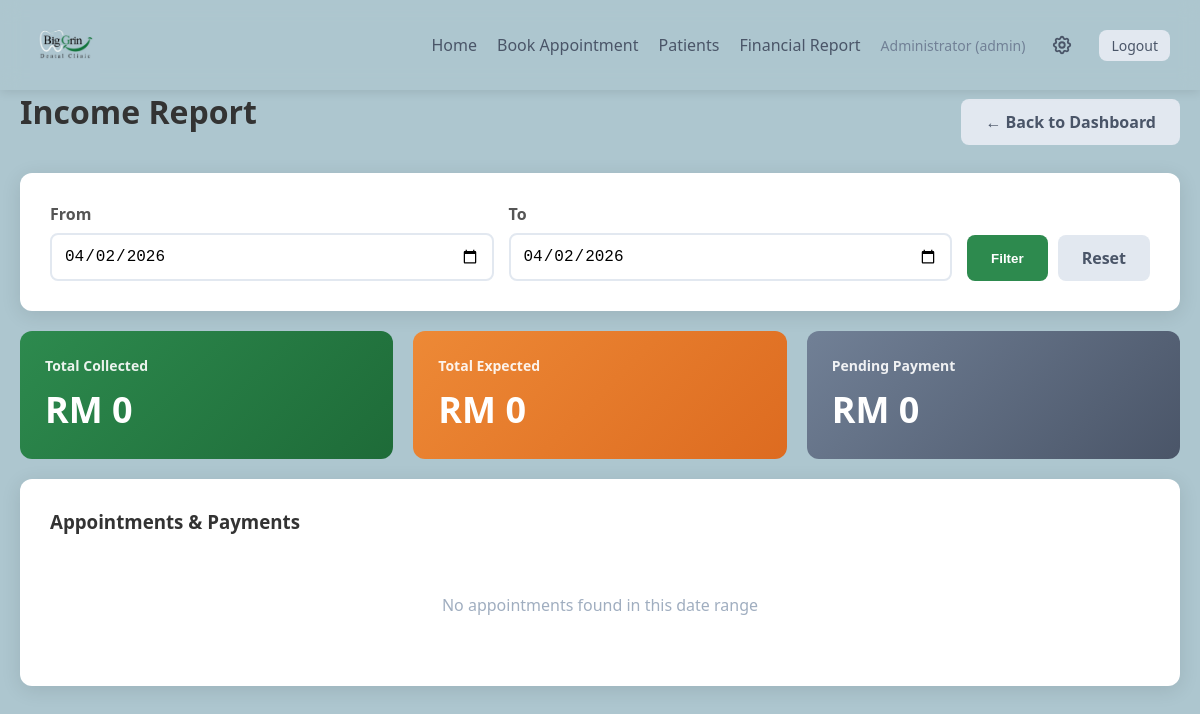
/admin/income (signed in), run on an earlier commit of the app's database.
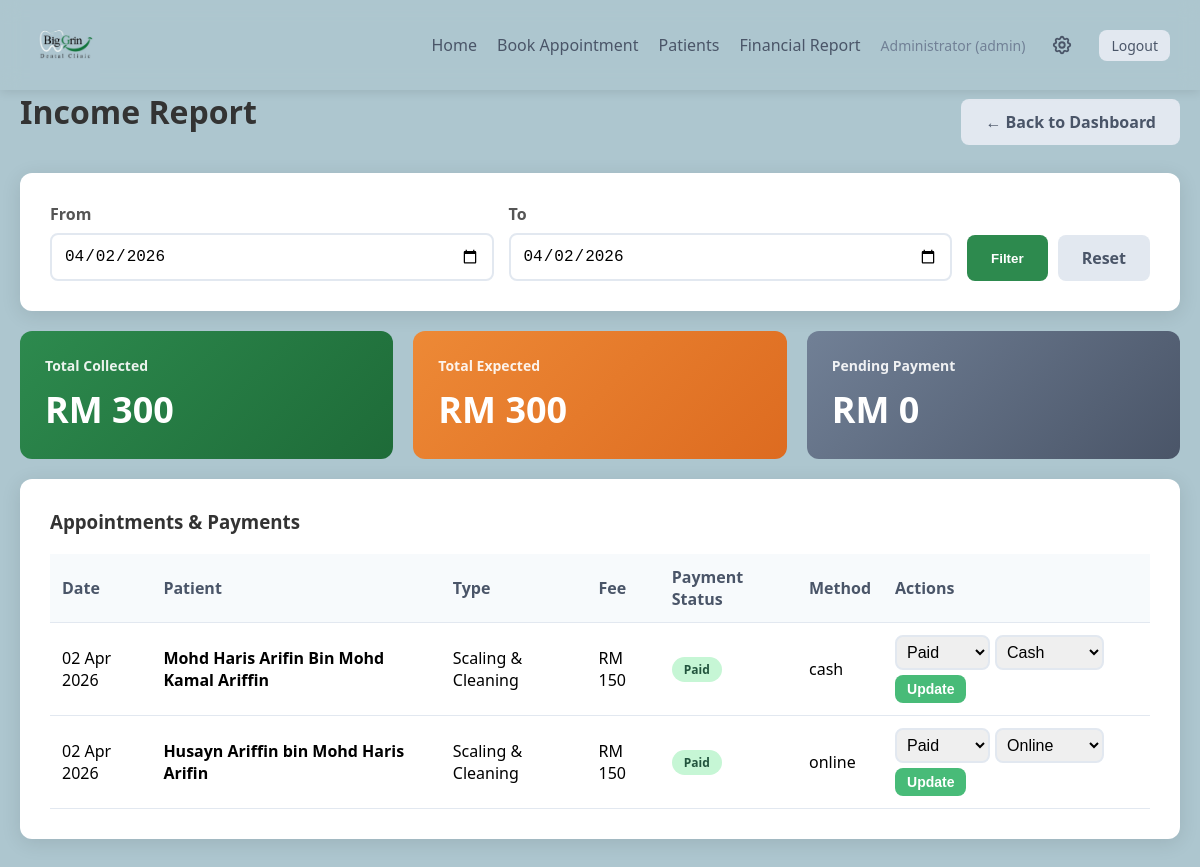
And on a later commit of the database.
### app.py (models this page shows)
class Appointment(db.Model):
    id = db.Column(db.Integer, primary_key=True)
    patient_id = db.Column(db.Integer, db.ForeignKey('patient.id'), nullable=False)
    appointment_date = db.Column(db.Date, nullable=False)
    start_time = db.Column(db.Time, nullable=False)
    end_time = db.Column(db.Time, nullable=False)
    appointment_type = db.Column(db.String(50), nullable=False)
    status = db.Column(db.String(20), default='scheduled')  # 'scheduled', 'completed', 'cancelled'
    notes = db.Column(db.Text, nullable=True)
    fee = db.Column(db.Integer, nullable=True)  # Fee in RM
    payment_status = db.Column(db.String(20), default='pending')  # 'pending', 'paid', 'refunded'
    payment_method = db.Column(db.String(50), nullable=True)  # 'cash', 'card', 'online'
    patient = db.relationship('Patient', backref='appointments')

class Patient(db.Model):
    id = db.Column(db.Integer, primary_key=True)
    name = db.Column(db.String(100), nullable=False)
    phone = db.Column(db.String(20), nullable=False)
    email = db.Column(db.String(120), nullable=True)
    address = db.Column(db.Text, nullable=True)
    nric = db.Column(db.String(20), nullable=True)
    is_foreign = db.Column(db.Boolean, default=False)
    signature = db.Column(db.Text, nullable=True)  # Base64 encoded signature
    pdpa_consent = db.Column(db.Boolean, default=False)  # PDPA consent for data storage
    pdpa_consent_date = db.Column(db.DateTime, nullable=True)  # When consent was given
    registered_at = db.Column(db.DateTime, default=datetime.now)

### app.py (the view)
@app.route('/admin/income')
def income_report():
    if 'user_id' not in session or session.get('role') != 'admin':
        return redirect(url_for('login'))
    start_date_str = request.args.get('start_date', datetime.now().strftime('%Y-%m-%d'))
    end_date_str = request.args.get('end_date', datetime.now().strftime('%Y-%m-%d'))
    start_date = datetime.strptime(start_date_str, '%Y-%m-%d').date()
    end_date = datetime.strptime(end_date_str, '%Y-%m-%d').date()
    appointments = Appointment.query.filter(
        Appointment.appointment_date >= start_date,
        Appointment.appointment_date <= end_date
    ).filter(Appointment.status != 'cancelled').all()
    total_expected = sum(appt.fee or APPOINTMENT_TYPES[appt.appointment_type]['fee'] for appt in appointments)
    total_collected = sum(appt.fee or 0 for appt in appointments if appt.payment_status == 'paid')
    total_pending = sum(appt.fee or 0 for appt in appointments if appt.payment_status == 'pending')
    return render_template('income_report.html',
                         appointments=appointments,
                         start_date=start_date,
                         end_date=end_date,
                         total_expected=total_expected,
                         total_collected=total_collected,
                         total_pending=total_pending,
                         appointment_types=APPOINTMENT_TYPES)

### templates/income_report.html (shortened to what the changed rows need)
{% extends "base.html" %}
{% block content %}
<div style="display: flex; justify-content: space-between; align-items: center; margin-bottom: 20px;">
    <h1>Income Report</h1>
</div>
<div class="grid" style="margin-top: 20px;">
    <div class="stat-card" style="background: linear-gradient(135deg, #2d8a4e 0%, #1e6b38 100%);">
        <h3>Total Collected</h3>
        <div class="number">RM {{ total_collected }}</div>
    </div>
    <div class="stat-card" style="background: linear-gradient(135deg, #ed8936 0%, #dd6b20 100%);">
        <h3>Total Expected</h3>
        <div class="number">RM {{ total_expected }}</div>
    </div>
</div>
<div class="card" style="margin-top: 20px;">
    {% if appointments %}
    <table>
        <thead>
            <tr>
                <th>Date</th>
                <th>Patient</th>
                <th>Type</th>
                <th>Fee</th>
                <th>Payment Status</th>
                <th>Method</th>
                <th>Actions</th>
            </tr>
        </thead>
        <tbody>
            {% for appt in appointments %}
            <tr>
                <td>{{ appt.appointment_date.strftime('%d %b %Y') }}</td>
                <td><strong>{{ appt.patient.name }}</strong></td>
                <td>{{ appointment_types[appt.appointment_type].name }}</td>
                <td>RM {{ appt.fee or appointment_types[appt.appointment_type].fee }}</td>
                <td>
                    {% if appt.payment_status == 'paid' %}
                    <span class="badge" style="background: #c6f6d5; color: #22543d;">Paid</span>
                    {% elif appt.payment_status == 'pending' %}
                    <span class="badge" style="background: #fed7d7; color: #742a2a;">Pending</span>
                    {% else %}
                    <span class="badge" style="background: #e2e8f0; color: #4a5568;">{{ appt.payment_status.title() }}</span>
                    {% endif %}
                </td>
                <td>{{ appt.payment_method or '-' }}</td>
                <td>
                    <form method="POST" action="{{ url_for('update_payment', id=appt.id) }}" style="display: flex; gap: 5px; flex-wrap: wrap;">
                        <select name="payment_status" class="form-select" style="width: auto; padding: 6px;">
                            <option value="paid" {{ 'selected' if appt.payment_status == 'paid' else '' }}>Paid</option>
                        </select>
                        <select name="payment_method" class="form-select" style="width: auto; padding: 6px;">
                            <option value="cash" {{ 'selected' if appt.payment_method == 'cash' else '' }}>Cash</option>
                            <option value="online" {{ 'selected' if appt.payment_method == 'online' else '' }}>Online</option>
                        </select>
                        <button type="submit" class="btn btn-sm btn-success">Update</button>
                    </form>
                </td>
            </tr>
            {% endfor %}
        </tbody>
    </table>
    {% else %}
    <div style="text-align: center; padding: 40px; color: #a0aec0;">
        <p>No appointments found in this date range</p>
    </div>
    {% endif %}
</div>
{% endblock %}

What changed in the data, as far as the page shows it:
added Appointment: appointment_date "02 Apr 2026", patient.name "Mohd Haris Arifin Bin Mohd Kamal Ariffin", appointment_type "Scaling & Cleaning", fee "150", payment_status "Paid", payment_method "cash"
added Appointment: appointment_date "02 Apr 2026", patient.name "Husayn Ariffin bin Mohd Haris Arifin", appointment_type "Scaling & Cleaning", fee "150", payment_status "Paid", payment_method "online"
Also different on the page:
{{ total_collected }}: "0" → "300"
{{ total_expected }}: "0" → "300"
text no longer shown: "No appointments found in this date range"
text now shown: "Date Patient Type Fee Payment Status Method Actions"
